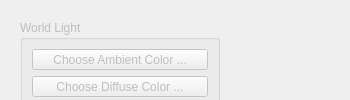
  <widget class="QDockWidget" name="toolBox">
   <property name="enabled">
    <bool>false</bool>
   </property>
   <property name="sizePolicy">
    <sizepolicy hsizetype="Minimum" vsizetype="Expanding">
     <horstretch>0</horstretch>
     <verstretch>0</verstretch>
    </sizepolicy>
   </property>
   <property name="minimumSize">
    <size>
     <width>350</width>
     <height>38</height>
    </size>
   </property>
   <property name="floating">
    <bool>false</bool>
   </property>
   <property name="allowedAreas">
    <set>Qt::AllDockWidgetAreas</set>
   </property>
   <property name="windowTitle">
    <string>Toolbox</string>
   </property>
   <attribute name="dockWidgetArea">
    <number>1</number>
   </attribute>
   <widget class="QWidget" name="dockWidgetContents_4">
    <widget class="QGroupBox" name="groupBox">
     <property name="geometry">
      <rect>
       <x>20</x>
       <y>20</y>
       <width>200</width>
       <height>116</height>
      </rect>
     </property>
     <property name="title">
      <string>World Light</string>
     </property>
     <layout class="QGridLayout" name="gridLayout">
      <item row="0" column="0" colspan="4">
       <widget class="QPushButton" name="pushButton">
        <property name="text">
         <string>Choose Ambient Color ...</string>
        </property>
       </widget>
      </item>
      <item row="1" column="0" colspan="4">
       <widget class="QPushButton" name="pushButton_2">
        <property name="text">
         <string>Choose Diffuse Color ...</string>
        </property>
       </widget>
      </item>
      <item row="2" column="1">
       <widget class="QLineEdit" name="wl_direction_x">
        <property name="minimumSize">
         <size>
          <width>40</width>
          <height>25</height>
         </size>
        </property>
        <property name="maximumSize">
         <size>
          <width>40</width>
          <height>25</height>
         </size>
        </property>
       </widget>
      </item>
      <item row="2" column="2">
       <widget class="QLineEdit" name="wl_direction_y">
        <property name="minimumSize">
         <size>
          <width>40</width>
          <height>25</height>
         </size>
        </property>
        <property name="maximumSize">
         <size>
          <width>40</width>
          <height>25</height>
         </size>
        </property>
       </widget>
      </item>
      <item row="2" column="3">
       <widget class="QLineEdit" name="wl_direction_z">
        <property name="minimumSize">
         <size>
          <width>40</width>
          <height>25</height>
         </size>
        </property>
        <property name="maximumSize">
         <size>
          <width>40</width>
          <height>25</height>
         </size>
        </property>
       </widget>
      </item>
     </layout>
    </widget>
    <widget class="QPushButton" name="pushButton_3">
     <property name="geometry">
      <rect>
       <x>80</x>
       <y>440</y>
       <width>75</width>
       <height>23</height>
      </rect>
     </property>
     <property name="text">
      <string>PushButton</string>
     </property>
    </widget>
    <widget class="QLineEdit" name="startX">
     <property name="geometry">
      <rect>
       <x>190</x>
       <y>340</y>
       <width>31</width>
       <height>20</height>
      </rect>
     </property>
    </widget>
    <widget class="QLineEdit" name="startY">
     <property name="geometry">
      <rect>
       <x>230</x>
       <y>340</y>
       <width>31</width>
       <height>20</height>
      </rect>
     </property>
    </widget>
   </widget>
  </widget>
